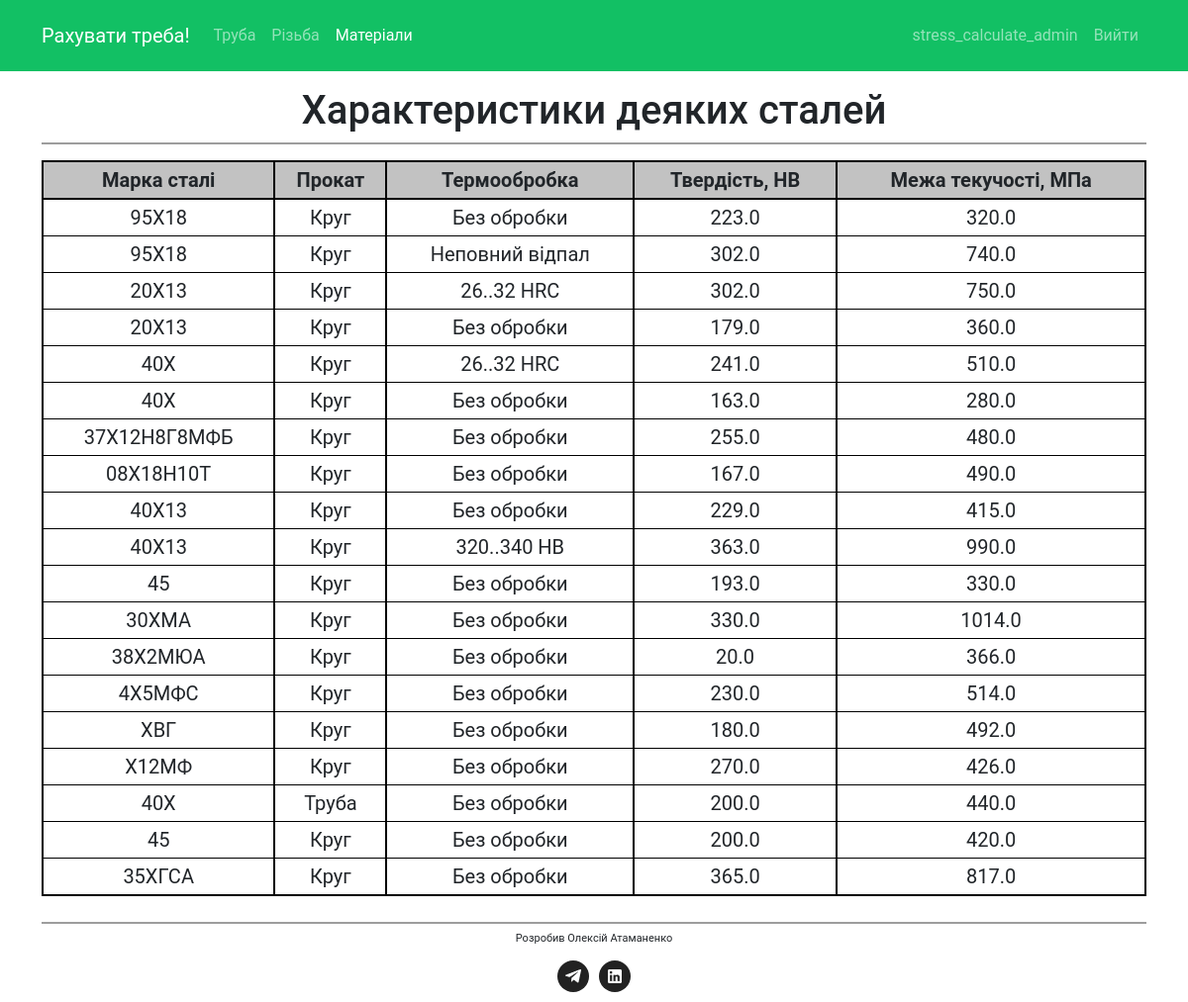
The app's page /materials/ (signed in) with its own data.
### calculate/models.py (models this page shows, shortened)
class Material(models.Model):
    id = models.AutoField(primary_key=True)
    name = models.CharField(max_length=40)
    type = models.CharField(max_length=40)
    condition = models.CharField(max_length=40, blank=True,)
    hardness = models.FloatField(help_text="HB")
    yield_strenght = models.FloatField(help_text="МПа")
    @staticmethod
    def get_all():
        return list(Material.objects.all())

### calculate/views.py (the view)
# urls.py: path('materials/', views.materials, name = 'materials'),
def materials(request):
	materials_list = Material.get_all()
	return render(request, 'calculate/materials.html', {'materials_list':materials_list})

### calculate/templates/calculate/materials.html (shortened to what this page needs)
{% extends "base.html" %}
{% load static %}
{% block content %}
    <section class="material">
        <div class="container">
            <h1>Характеристики деяких сталей</h1>
            <div class="home__subtitle-line"></div>
            <div class="row">
                <div class="col-12">
                    <table class="table">
                        <tr class="table__header">
                            <th>Марка сталі</th>
                            <th>Прокат</th>
                            <th>Термообробка</th>
                            <th>Твердість, HB</th>
                            <th>Межа текучості, МПа</th>
                        </tr>
                        {% for material in materials_list %}
                            <tr>
                                <td class="table__name">{{ material.name }}</td>
                                <td class="table__type">{{ material.type }}</td>
                                <td class="table__condition">{{ material.condition }}</td>
                                <td class="table__hardness">{{ material.hardness }}</td>
                                <td class="table__yield_strenght">{{ material.yield_strenght }}</td>
                            </tr>
                        {% endfor %}
                    </table>
                </div>
            </div>
        </div>
    </section>
{% endblock %}

### calculate/templates/base.html (shortened to what this page needs)
{% load static %}
<!DOCTYPE html>
<html>
<head>
    <link rel="stylesheet" href="{% static 'css/bootstrap-reboot.min.css' %}">
    <link rel="stylesheet" href="{% static 'css/bootstrap-grid.min.css' %}">
    <link href="https://cdn.jsdelivr.net/npm/bootstrap@5.1.3/dist/css/bootstrap.min.css" rel="stylesheet">
    <link rel="stylesheet" type="text/css" href="{% static 'css/style.min.css' %}">
</head>
<body>
    <nav class="navbar navbar-expand-md navbar navbar-dark">
        <div class="container">
            <a class="navbar-brand" href="{% url 'index' %}">Рахувати треба!</a>
            <div class="collapse navbar-collapse" id="navbarSupportedContent">
                <ul class="navbar-nav me-auto mb-2 mb-md-0">
                    <li class="nav-item">
                        <a class="nav-link" id="pipe" href="{% url 'pipe_pressure' %}">Труба</a>
                    </li>
                    <li class="nav-item">
                        <a class="nav-link" id="thread" href="{% url 'thread' %}">Різьба</a>
                    </li>
                    <li class="nav-item">
                        <a class="nav-link" id="materials" href="{% url 'materials' %}">Матеріали</a>
                    </li>
                </ul>
                <span class="navbar-text">
                    <ul class="navbar-nav me-auto mb-2 mb-md-0">
                        {% if user.is_authenticated %}
                            <li class="nav-item">
                                <a class="nav-link" id="username" href="{% url 'update_user' %}">{{ user.username }}</a>
                            </li>
                            <li class="nav-item">
                                <a class="nav-link" id="logout" href="{% url 'logout' %}">Вийти</a>
                            </li>
                        {% endif %}
                    </ul>
                </span>
            </div>
        </div>
    </nav>
    <div id="content">
        {% block content %}{% endblock %}
    </div>
    <footer class="footer">
        <div class="container">
            <div class="footer__line"></div>
            <div class="footer__dev">Розробив Олексій Атаманенко</div>
            <div class="footer__social">
                <a href="https://t.me/Atamanenkoalex" class="footer__social-link">
                    <img src="/static/icons/telegram.png" alt="telegram">
                </a>
                <a href="https://www.linkedin.com/in/AtamanenkoAlex/" class="footer__social-link">
                    <img src="/static/icons/linkedin.png" alt="linkedin">
                </a>
            </div>
        </div>
    </footer>
</body>
</html>

### records on screen
Material: name "95Х18", type "Круг", condition "Без обробки", hardness "223.0", yield_strenght "320.0"
Material: name "95Х18", type "Круг", condition "Неповний відпал", hardness "302.0", yield_strenght "740.0"
Material: name "20Х13", type "Круг", condition "26..32 HRC", hardness "302.0", yield_strenght "750.0"
Material: name "20Х13", type "Круг", condition "Без обробки", hardness "179.0", yield_strenght "360.0"
Material: name "40Х", type "Круг", condition "26..32 HRC", hardness "241.0", yield_strenght "510.0"
Material: name "40Х", type "Круг", condition "Без обробки", hardness "163.0", yield_strenght "280.0"
Material: name "37Х12Н8Г8МФБ", type "Круг", condition "Без обробки", hardness "255.0", yield_strenght "480.0"
Material: name "08Х18Н10Т", type "Круг", condition "Без обробки", hardness "167.0", yield_strenght "490.0"
Material: name "40Х13", type "Круг", condition "Без обробки", hardness "229.0", yield_strenght "415.0"
Material: name "40Х13", type "Круг", condition "320..340 НВ", hardness "363.0", yield_strenght "990.0"
Material: name "45", type "Круг", condition "Без обробки", hardness "193.0", yield_strenght "330.0"
Material: name "30ХМА", type "Круг", condition "Без обробки", hardness "330.0", yield_strenght "1014.0"
Material: name "38Х2МЮА", type "Круг", condition "Без обробки", hardness "20.0", yield_strenght "366.0"
Material: name "4Х5МФС", type "Круг", condition "Без обробки", hardness "230.0", yield_strenght "514.0"
Material: name "ХВГ", type "Круг", condition "Без обробки", hardness "180.0", yield_strenght "492.0"
Material: name "Х12МФ", type "Круг", condition "Без обробки", hardness "270.0", yield_strenght "426.0"
Material: name "40Х", type "Труба", condition "Без обробки", hardness "200.0", yield_strenght "440.0"
Material: name "45", type "Круг", condition "Без обробки", hardness "200.0", yield_strenght "420.0"
Material: name "35ХГСА", type "Круг", condition "Без обробки", hardness "365.0", yield_strenght "817.0"

### other values on screen
{{ user.username }} "stress_calculate_admin"
